Frame 1 (no input): blank canvas, image omitted
Frame 60 (no input): blank canvas, image omitted
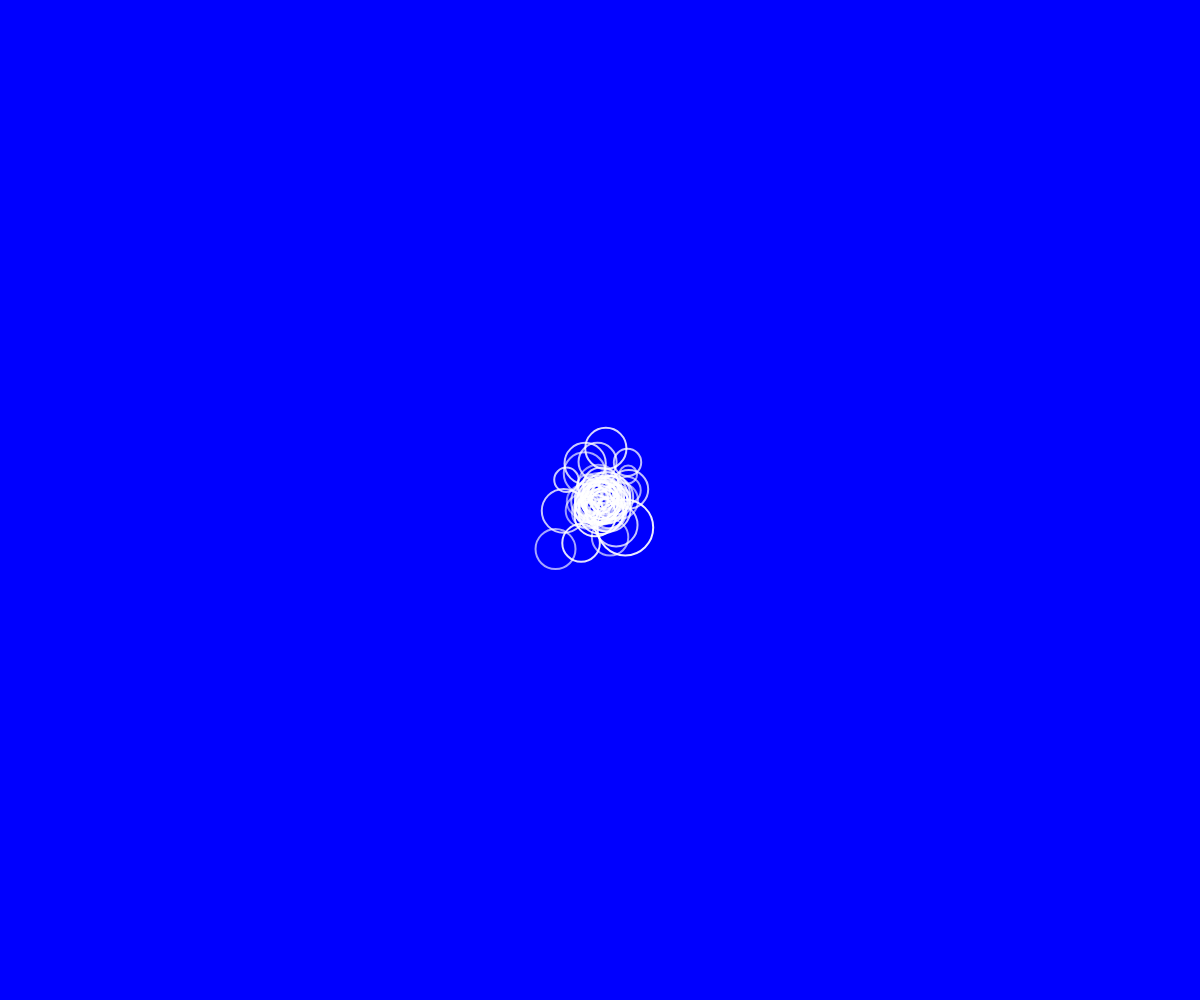
Frame 120 (the mouse pressed at the canvas centre since frame 60)

The p5.js sketch whose frames 1 and 60 were blank and that drew this single picture after the mouse press (run headless with seeded random() and noise() and a simulated clock; from frame 60 on, the mouse is pressed at the canvas centre):

// p5.js sketch
// ── sketch.js
let bubble;
let bubbles = []
function preload(){

}

function setup() {
  createCanvas(windowWidth,windowHeight)
  if(windowWidth < windowHeight){
    pixelDensity(0.4)
  }
}

function draw() {
  background("blue")
  for(i=0; i<bubbles.length; i++){
    bubbles[i].move()
    if(bubbles[i] != null){
      bubbles[i].show()
    }
  }
  if(mouseIsPressed){
    addBubble()
  }
}

function addBubble(){
  const newBubble = new Bubble(random(-1,1),random(-1,1),random(0.7,1.3), mouseX, mouseY)
  bubbles.push(newBubble)
}

function shakeBubble(){
  let ranW = Math.floor(random(0,2))*windowWidth
  let ranH= Math.floor(random(0,2))*windowHeight
  var newBubble = new Bubble(random(-2,2),random(-2,2),random(0.7,1.3), ranW, random(0,windowHeight))
  bubbles.push(newBubble)
  newBubble = new Bubble(random(-2,2),random(-2,2),random(0.7,1.3), random(0,windowWidth), ranH)
  bubbles.push(newBubble)
}

class Bubble{

  constructor(vx, vy, a, posx, posy){
    this.size = random(0,0.15)
    this.x = posx
    this.y = posy
    if((Math.abs(vx)+Math.abs(vy))>1.5){
      vx = vx*0.7
      vy = vy*0.7
    }
    this.vx = vx *a
    this.vy = vy *a
    this.life = 240 + random(-50, 50)
    this.a = a
  }

  move(){

    this.x += this.vx*this.a
    this.y += this.vy*this.a
    this.life--
    if(this.a>0.3){
      this.a = this.a - 0.007
    }
    if(this.life<=0){
      bubbles.splice(this.newBubble, 1)
    }
  }

  show(){
    stroke(255,this.life-20)
    strokeWeight(2)
    noFill()
    ellipse(this.x, this.y, (Math.log(this.life+1)*4-5)+this.size*(this.life))
  }
}

function mouseClicked() {
  for(i=0; i<24; i++){
    addBubble()
  }
}

function deviceShaken() {
  for(i=0; i<12; i++){
    shakeBubble()
  }
}
